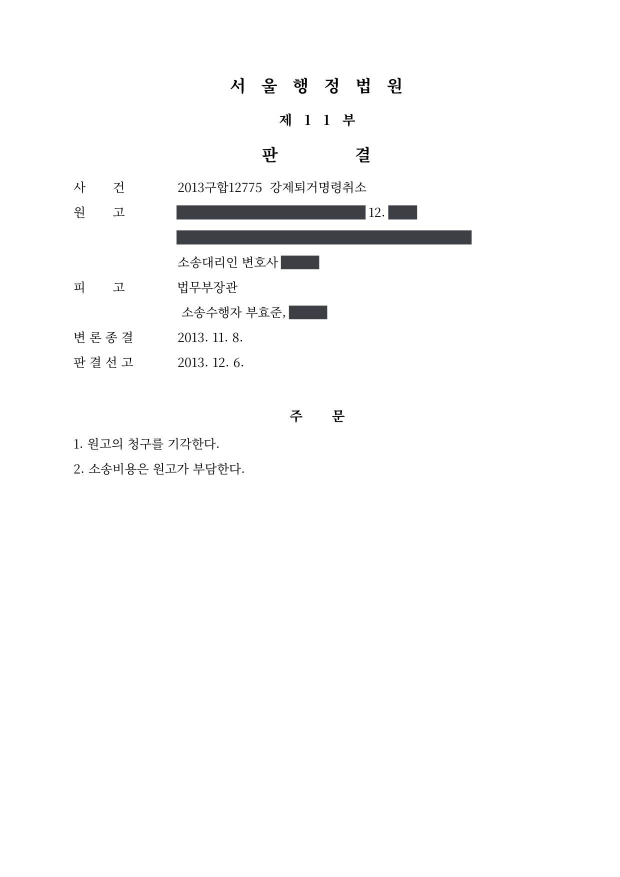
#> input picture adm-2013guhap12775.jpg, 1240 x 1754 px (shown at 1/2 size)
$ python -i detect.py   (imports and definitions only)
#> lines starting #> are read from the running program, lines starting #| are printed output that depends on the picture; after the words box and inside, x2 and y2 are one past the last pixel; in counts of white or black regions, pixels touching at a corner belong together
#!/usr/bin/env python3
"""Detect gray mask boxes in published judgment images that sit right after a law-firm prefix
(법무법인 / 법무법인(유한) / 법률사무소 / 법무조합) on the same line → those boxes hide a firm name.
Usage: detect.py out.json img1.jpg img2.jpg ...
"""
import sys, os, json, re, subprocess, tempfile
import numpy as np, cv2
from PIL import Image

GRAY = (61, 64, 69)
TOL = 16

def lev(a, b):
    if a == b: return 0
    la, lb = len(a), len(b)
    if la == 0: return lb
    if lb == 0: return la
    prev = list(range(lb + 1))
    for i, ca in enumerate(a, 1):
        cur = [i]
        for j, cb in enumerate(b, 1):
            cur.append(min(prev[j] + 1, cur[j - 1] + 1, prev[j - 1] + (ca != cb)))
        prev = cur
    return prev[lb]

PREFIXES = ['법무법인', '법률사무소', '법무조합', '(유한)', '유한)', '법무법인(유한)']

def ends_with_prefix(text):
    t = re.sub(r'\s+', '', text)
    t = t.replace('（', '(').replace('）', ')')
    best = None
    for p in PREFIXES:
        n = len(p)
        for extra in (0, 1):
            tail = t[-(n + extra):] if len(t) >= n + extra else t
            if not tail: continue
            d = lev(tail, p)
            if d <= (1 if n >= 4 else 0):
                if best is None or d < best[1]:
                    best = (p, d, t[-14:])
    return best

def starts_with_prefix(text):
    t = re.sub(r'\s+', '', text)
    for p in ['법무법인', '법률사무소', '법무조합']:
        head = t[:len(p)]
        if head and lev(head, p) <= 1:
            return (p, t[:14])
    return None

def ocr(im, psm=7):
    with tempfile.NamedTemporaryFile(suffix='.png', delete=False) as f:
        path = f.name
    im.save(path)
    try:
        r = subprocess.run(['tesseract', path, 'stdout', '-l', 'kor', '--psm', str(psm)],
                           capture_output=True, text=True, timeout=120)
        return r.stdout.strip()
    finally:
        os.unlink(path)

def boxes_of(a):
    m = ((np.abs(a[..., 0].astype(int) - GRAY[0]) <= TOL) &
         (np.abs(a[..., 1].astype(int) - GRAY[1]) <= TOL) &
         (np.abs(a[..., 2].astype(int) - GRAY[2]) <= TOL)).astype(np.uint8)
    # close small gaps
    m = cv2.morphologyEx(m, cv2.MORPH_CLOSE, np.ones((3, 3), np.uint8))
    n, lab, stats, _ = cv2.connectedComponentsWithStats(m, connectivity=8)
    out = []
    for i in range(1, n):
        x, y, w, h, area = stats[i]
        if w < 8 or h < 10 or h > 80 or area < 0.6 * w * h:
            continue
        out.append((int(x), int(y), int(w), int(h)))
    out.sort(key=lambda b: (b[1], b[0]))
    return out

def process(path):
#> called with path = '../../adm-2013guhap12775.jpg'
    im = Image.open(path).convert('RGB')
#> im is the input picture: PIL image 1240x1754 RGB; mean R, G, B 250.5, 250.6, 250.6
    a = np.asarray(im)
    W, H = im.size
#> W = 1240; H = 1754
    res = []
    for (x, y, w, h) in boxes_of(a):
#> in boxes_of, `m = ((np.abs(a[..., 0].astype(int) - GRAY[0]) <= TOL) & (np.abs(a[...,..`:
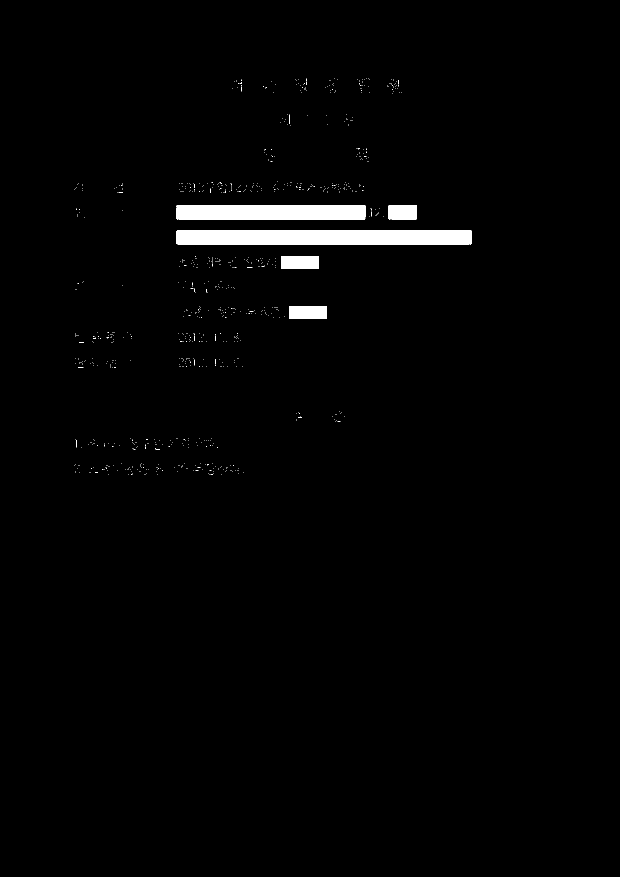
#> m: shape (1754, 1240) (shown at 1/2 size); values 0 (black) and 1 (white), 1.6% white; 846 white regions (841 under 20 px), largest, box (x1, y1, x2, y2) and area: (353, 461, 943, 489) 16515, (353, 411, 731, 439) 10576, (562, 512, 638, 538) 1976, (578, 612, 654, 638) 1974, (777, 411, 834, 439) 1589
#> in boxes_of, `m = cv2.morphologyEx(m, cv2.MORPH_CLOSE, np.ones((3, 3), np.uint8))`: m: shape (1754, 1240); values 0 (black) and 1 (white), 1.6% white; 682 white regions (675 under 20 px), largest, box (x1, y1, x2, y2) and area: (353, 461, 943, 489) 16517, (353, 411, 731, 439) 10582, (562, 512, 638, 538) 1976
#> in boxes_of, `n, lab, stats, _ = cv2.connectedComponentsWithStats(m, connectivity=8)`:
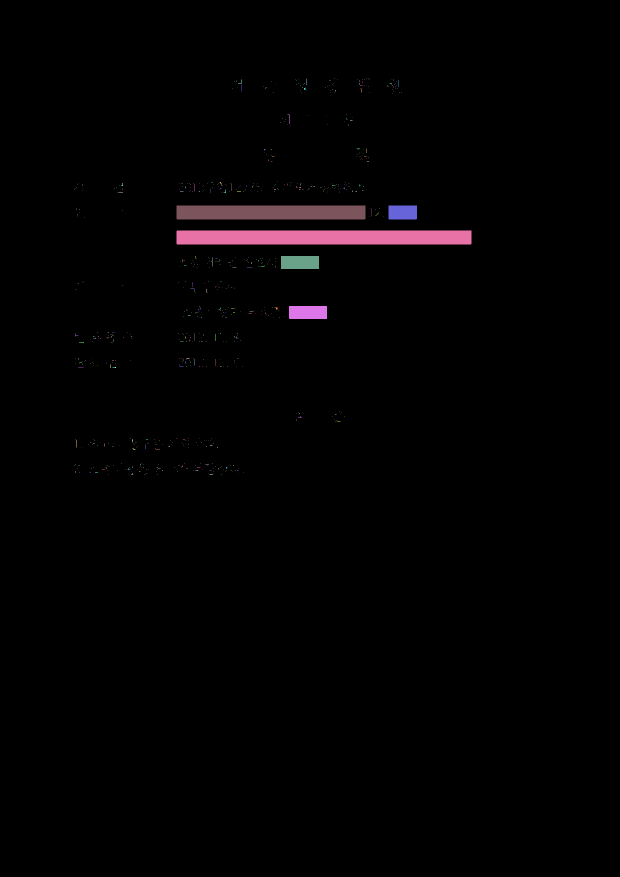
#> lab: shape (1754, 1240) int32 (shown at 1/2 size); 683 distinct labels, from 0 to 682; one colour per label, 0 black
#> in boxes_of, `n, lab, stats, _ = cv2.connectedComponentsWithStats(m, connectivity=8)`: n = 683
        y0, y1 = max(0, y - 6), min(H, y + h + 6)
        left = None; right = None
        lx0 = max(0, x - 460)
        if x - lx0 > 20:
            crop = im.crop((lx0, y0, x - 1, y1))
            crop = crop.resize((crop.width * 2, crop.height * 2), Image.LANCZOS)
            left = ocr(crop)
        rx1 = min(W, x + w + 320)
        if rx1 - (x + w) > 20:
            crop = im.crop((x + w + 1, y0, rx1, y1))
            crop = crop.resize((crop.width * 2, crop.height * 2), Image.LANCZOS)
            right = ocr(crop)
        ep = ends_with_prefix(left or '')
        sp = starts_with_prefix(right or '')
        if ep or sp:
            res.append({'box': [x, y, w, h], 'left': (left or '')[-40:], 'right': (right or '')[:30],
                        'left_prefix': ep[0] if ep else None, 'right_prefix': sp[0] if sp else None})
#> this loop made 1 pass
#> pass 1, in process, `crop = im.crop((lx0, y0, x - 1, y1))`:
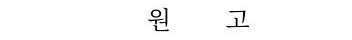
#> crop: PIL image 352x40 RGB; min 0, max 255, mean 251.1
#> after the loop:
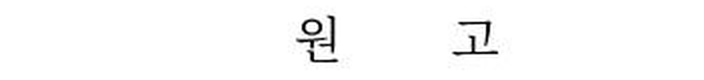
#> crop: PIL image 704x80 RGB; min 0, max 255, mean 250.9
#> after the loop, res = []
    return {'image': os.path.basename(path), 'size': [W, H], 'firm_boxes': res}

# [10 lines not run here, left out]

#> (the run stopped early here; a loop or call above may not have finished)

$ run again, on adm-2015guhap2209.jpg
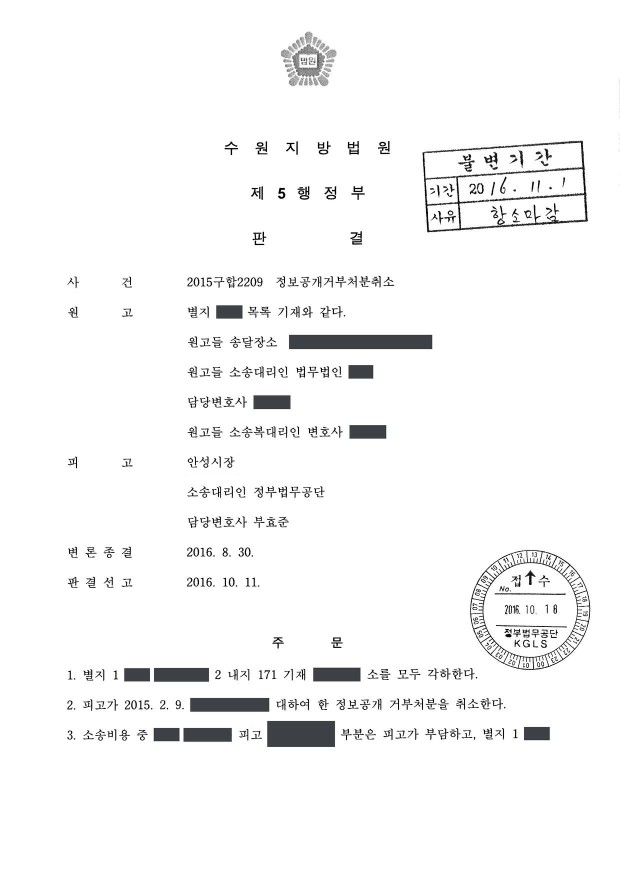
#> input picture adm-2015guhap2209.jpg, 1240 x 1754 px (shown at 1/2 size)
#> in process, im is the input picture: PIL image 1240x1754 RGB; mean R, G, B 246.6, 246.7, 246.8
#> in boxes_of, `n, lab, stats, _ = cv2.connectedComponentsWithStats(m, connectivity=8)`:
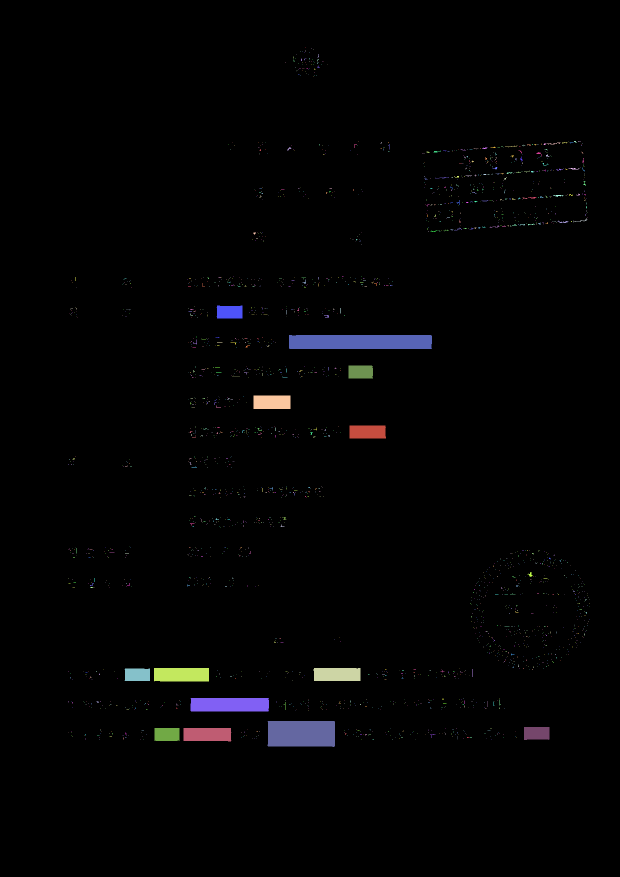
#> lab: shape (1754, 1240) int32 (shown at 1/2 size); 2187 distinct labels, from 0 to 2186; one colour per label, 0 black
#> n = 2187
#> the loop in process, `for (x, y, w, h) in boxes_of(a):` made 1 pass
#> (x, y, w, h, y0, y1, lx0) on pass 1: (433, 611, 52, 26, 605, 643, 0)
#> after the loop in process, `for (x, y, w, h) in boxes_of(a):`:
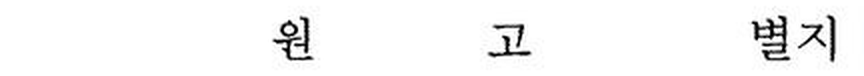
#> crop: PIL image 864x76 RGB; mean R, G, B 247.2, 247.2, 247.2
#> after the loop in process, `for (x, y, w, h) in boxes_of(a):`: res = []

$ run again, on adm-2015gudan4658.jpg
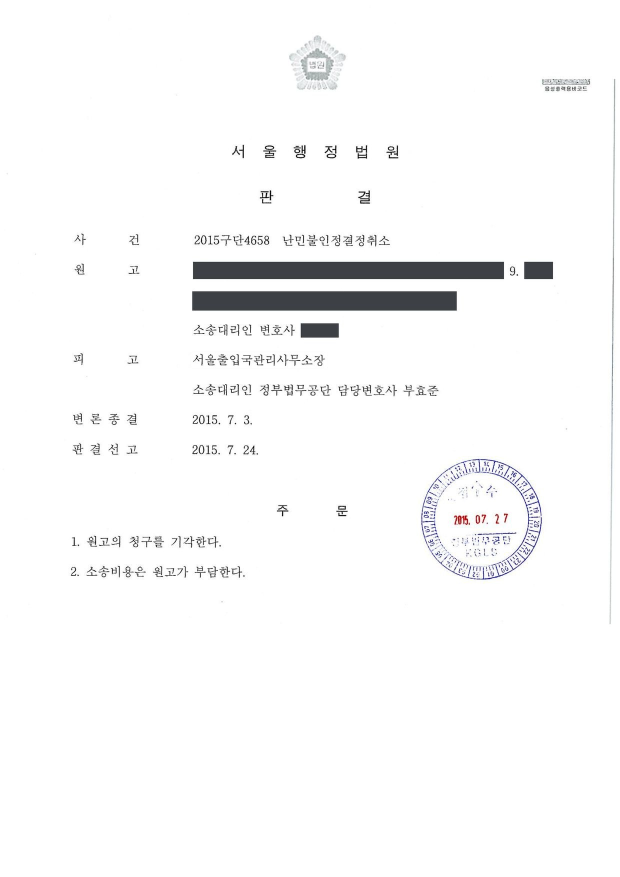
#> input picture adm-2015gudan4658.jpg, 1240 x 1754 px (shown at 1/2 size)
#> in process, im is the input picture: PIL image 1240x1754 RGB; mean R, G, B 248.6, 248.6, 248.9
#> in boxes_of, `n, lab, stats, _ = cv2.connectedComponentsWithStats(m, connectivity=8)`:
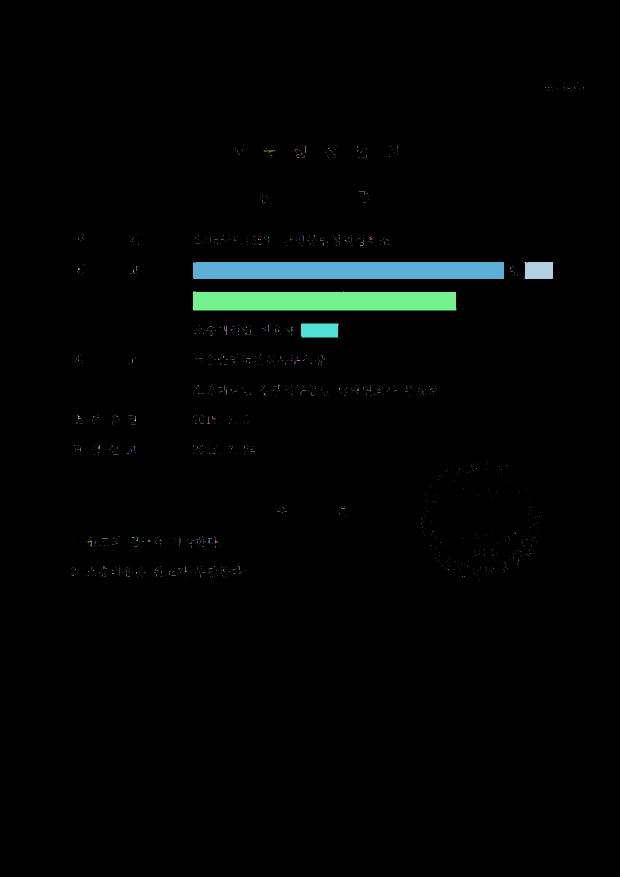
#> lab: shape (1754, 1240) int32 (shown at 1/2 size); 1079 distinct labels, from 0 to 1078; one colour per label, 0 black
#> n = 1079
#> the loop in process, `for (x, y, w, h) in boxes_of(a):` made 1 pass
#> (x, y, w, h, y0, y1, lx0) on pass 1: (386, 524, 622, 34, 518, 564, 0)
#> pass 1, in process, `crop = im.crop((lx0, y0, x - 1, y1))`:
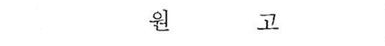
#> crop: PIL image 385x46 RGB; mean R, G, B 252.2, 252.3, 252.3
#> after the loop in process, `for (x, y, w, h) in boxes_of(a):`: res = []

$ run again, on adm-2018nu55861.jpg
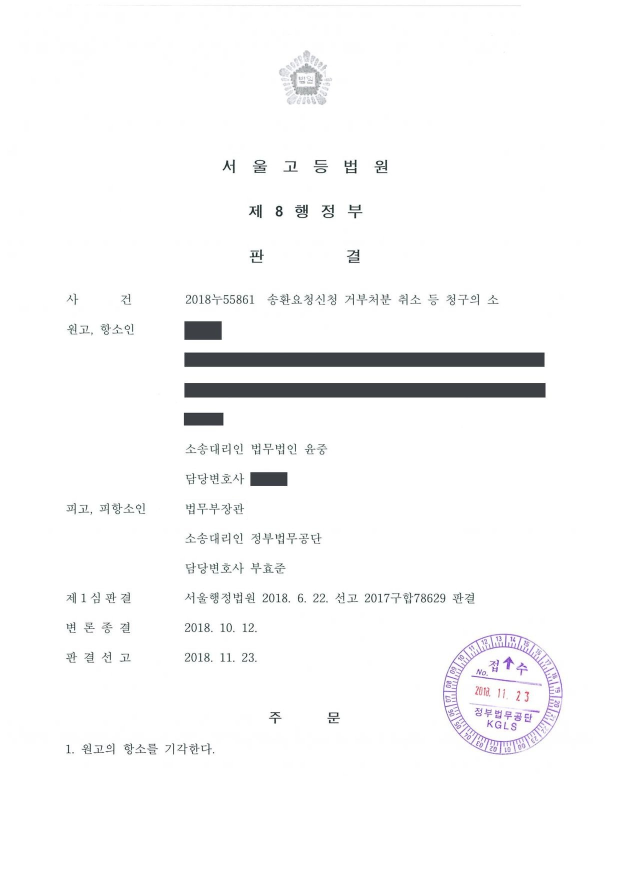
#> input picture adm-2018nu55861.jpg, 1240 x 1754 px (shown at 1/2 size)
#> in process, im is the input picture: PIL image 1240x1754 RGB; mean R, G, B 248.3, 248.3, 248.7
#> in boxes_of, `n, lab, stats, _ = cv2.connectedComponentsWithStats(m, connectivity=8)`:
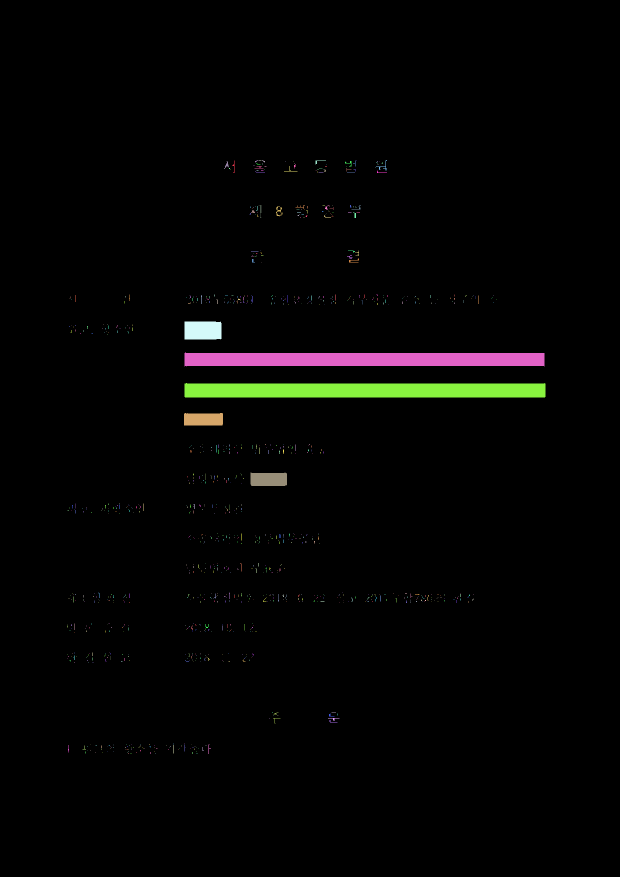
#> lab: shape (1754, 1240) int32 (shown at 1/2 size); 950 distinct labels, from 0 to 949; one colour per label, 0 black
#> n = 950
#> the loop in process, `for (x, y, w, h) in boxes_of(a):` made 1 pass
#> (x, y, w, h, y0, y1, lx0) on pass 1: (369, 643, 74, 36, 637, 685, 0)
#> after the loop in process, `for (x, y, w, h) in boxes_of(a):`:
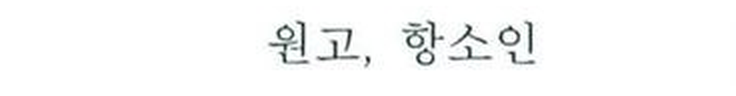
#> crop: PIL image 736x96 RGB; mean R, G, B 248.6, 249.2, 249.1
#> after the loop in process, `for (x, y, w, h) in boxes_of(a):`: res = []
